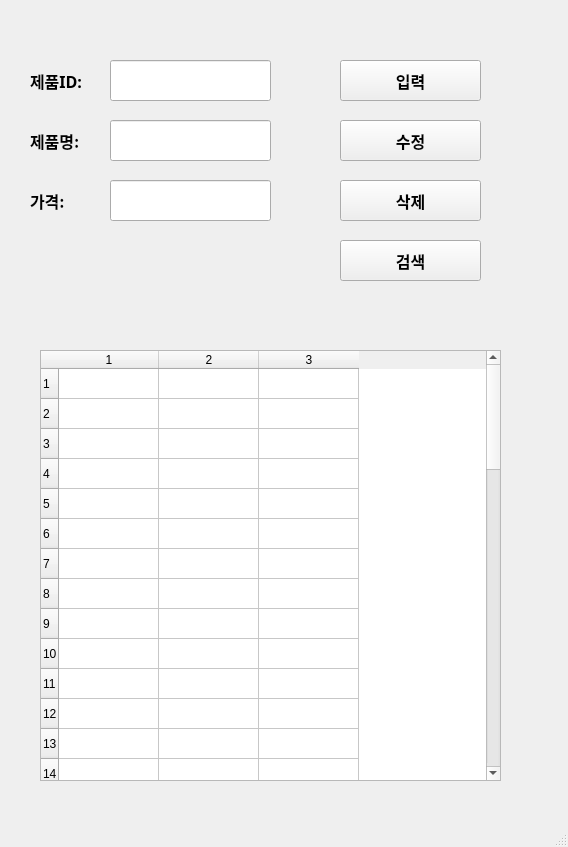
<?xml version="1.0" encoding="UTF-8"?>
<ui version="4.0">
 <class>MainWindow</class>
 <widget class="QMainWindow" name="MainWindow">
  <property name="geometry">
   <rect>
    <x>0</x>
    <y>0</y>
    <width>568</width>
    <height>847</height>
   </rect>
  </property>
  <property name="windowTitle">
   <string>MainWindow</string>
  </property>
  <widget class="QWidget" name="centralwidget">
   <widget class="QLabel" name="label">
    <property name="geometry">
     <rect>
      <x>30</x>
      <y>50</y>
      <width>111</width>
      <height>61</height>
     </rect>
    </property>
    <property name="font">
     <font>
      <family>맑은 고딕</family>
      <pointsize>12</pointsize>
      <weight>75</weight>
      <bold>true</bold>
     </font>
    </property>
    <property name="text">
     <string>제품ID:</string>
    </property>
   </widget>
   <widget class="QLabel" name="label_2">
    <property name="geometry">
     <rect>
      <x>30</x>
      <y>110</y>
      <width>91</width>
      <height>61</height>
     </rect>
    </property>
    <property name="font">
     <font>
      <family>맑은 고딕</family>
      <pointsize>12</pointsize>
      <weight>75</weight>
      <bold>true</bold>
     </font>
    </property>
    <property name="text">
     <string>제품명:</string>
    </property>
   </widget>
   <widget class="QLabel" name="label_3">
    <property name="geometry">
     <rect>
      <x>30</x>
      <y>170</y>
      <width>111</width>
      <height>61</height>
     </rect>
    </property>
    <property name="font">
     <font>
      <family>맑은 고딕</family>
      <pointsize>12</pointsize>
      <weight>75</weight>
      <bold>true</bold>
     </font>
    </property>
    <property name="text">
     <string>가격:</string>
    </property>
   </widget>
   <widget class="QLineEdit" name="prodID">
    <property name="geometry">
     <rect>
      <x>110</x>
      <y>60</y>
      <width>161</width>
      <height>41</height>
     </rect>
    </property>
   </widget>
   <widget class="QLineEdit" name="prodName">
    <property name="geometry">
     <rect>
      <x>110</x>
      <y>120</y>
      <width>161</width>
      <height>41</height>
     </rect>
    </property>
   </widget>
   <widget class="QLineEdit" name="prodPrice">
    <property name="geometry">
     <rect>
      <x>110</x>
      <y>180</y>
      <width>161</width>
      <height>41</height>
     </rect>
    </property>
   </widget>
   <widget class="QPushButton" name="pushButton">
    <property name="geometry">
     <rect>
      <x>340</x>
      <y>60</y>
      <width>141</width>
      <height>41</height>
     </rect>
    </property>
    <property name="font">
     <font>
      <family>맑은 고딕</family>
      <pointsize>12</pointsize>
      <weight>75</weight>
      <bold>true</bold>
     </font>
    </property>
    <property name="text">
     <string>입력</string>
    </property>
   </widget>
   <widget class="QPushButton" name="pushButton_2">
    <property name="geometry">
     <rect>
      <x>340</x>
      <y>120</y>
      <width>141</width>
      <height>41</height>
     </rect>
    </property>
    <property name="font">
     <font>
      <family>맑은 고딕</family>
      <pointsize>12</pointsize>
      <weight>75</weight>
      <bold>true</bold>
     </font>
    </property>
    <property name="text">
     <string>수정</string>
    </property>
   </widget>
   <widget class="QPushButton" name="pushButton_3">
    <property name="geometry">
     <rect>
      <x>340</x>
      <y>180</y>
      <width>141</width>
      <height>41</height>
     </rect>
    </property>
    <property name="font">
     <font>
      <family>맑은 고딕</family>
      <pointsize>12</pointsize>
      <weight>75</weight>
      <bold>true</bold>
     </font>
    </property>
    <property name="text">
     <string>삭제</string>
    </property>
   </widget>
   <widget class="QPushButton" name="pushButton_4">
    <property name="geometry">
     <rect>
      <x>340</x>
      <y>240</y>
      <width>141</width>
      <height>41</height>
     </rect>
    </property>
    <property name="font">
     <font>
      <family>맑은 고딕</family>
      <pointsize>12</pointsize>
      <weight>75</weight>
      <bold>true</bold>
     </font>
    </property>
    <property name="text">
     <string>검색</string>
    </property>
   </widget>
   <widget class="QTableWidget" name="tableWidget">
    <property name="geometry">
     <rect>
      <x>40</x>
      <y>350</y>
      <width>461</width>
      <height>431</height>
     </rect>
    </property>
    <property name="rowCount">
     <number>50</number>
    </property>
    <property name="columnCount">
     <number>3</number>
    </property>
    <row/>
    <row/>
    <row/>
    <row/>
    <row/>
    <row/>
    <row/>
    <row/>
    <row/>
    <row/>
    <row/>
    <row/>
    <row/>
    <row/>
    <row/>
    <row/>
    <row/>
    <row/>
    <row/>
    <row/>
    <row/>
    <row/>
    <row/>
    <row/>
    <row/>
    <row/>
    <row/>
    <row/>
    <row/>
    <row/>
    <row/>
    <row/>
    <row/>
    <row/>
    <row/>
    <row/>
    <row/>
    <row/>
    <row/>
    <row/>
    <row/>
    <row/>
    <row/>
    <row/>
    <row/>
    <row/>
    <row/>
    <row/>
    <row/>
    <row/>
    <column/>
    <column/>
    <column/>
   </widget>
  </widget>
  <widget class="QMenuBar" name="menubar">
   <property name="geometry">
    <rect>
     <x>0</x>
     <y>0</y>
     <width>568</width>
     <height>26</height>
    </rect>
   </property>
  </widget>
  <widget class="QStatusBar" name="statusbar"/>
 </widget>
 <resources/>
 <connections>
  <connection>
   <sender>pushButton</sender>
   <signal>clicked()</signal>
   <receiver>MainWindow</receiver>
   <slot>addProduct()</slot>
   <hints>
    <hint type="sourcelabel">
     <x>463</x>
     <y>115</y>
    </hint>
    <hint type="destinationlabel">
     <x>526</x>
     <y>100</y>
    </hint>
   </hints>
  </connection>
  <connection>
   <sender>pushButton_2</sender>
   <signal>clicked()</signal>
   <receiver>MainWindow</receiver>
   <slot>updateProduct()</slot>
   <hints>
    <hint type="sourcelabel">
     <x>448</x>
     <y>164</y>
    </hint>
    <hint type="destinationlabel">
     <x>526</x>
     <y>168</y>
    </hint>
   </hints>
  </connection>
  <connection>
   <sender>pushButton_3</sender>
   <signal>clicked()</signal>
   <receiver>MainWindow</receiver>
   <slot>removeProduct()</slot>
   <hints>
    <hint type="sourcelabel">
     <x>448</x>
     <y>224</y>
    </hint>
    <hint type="destinationlabel">
     <x>527</x>
     <y>224</y>
    </hint>
   </hints>
  </connection>
  <connection>
   <sender>pushButton_4</sender>
   <signal>clicked()</signal>
   <receiver>MainWindow</receiver>
   <slot>getProduct()</slot>
   <hints>
    <hint type="sourcelabel">
     <x>455</x>
     <y>288</y>
    </hint>
    <hint type="destinationlabel">
     <x>527</x>
     <y>283</y>
    </hint>
   </hints>
  </connection>
 </connections>
 <slots>
  <slot>addProduct()</slot>
  <slot>updateProduct()</slot>
  <slot>removeProduct()</slot>
  <slot>getProduct()</slot>
 </slots>
</ui>
